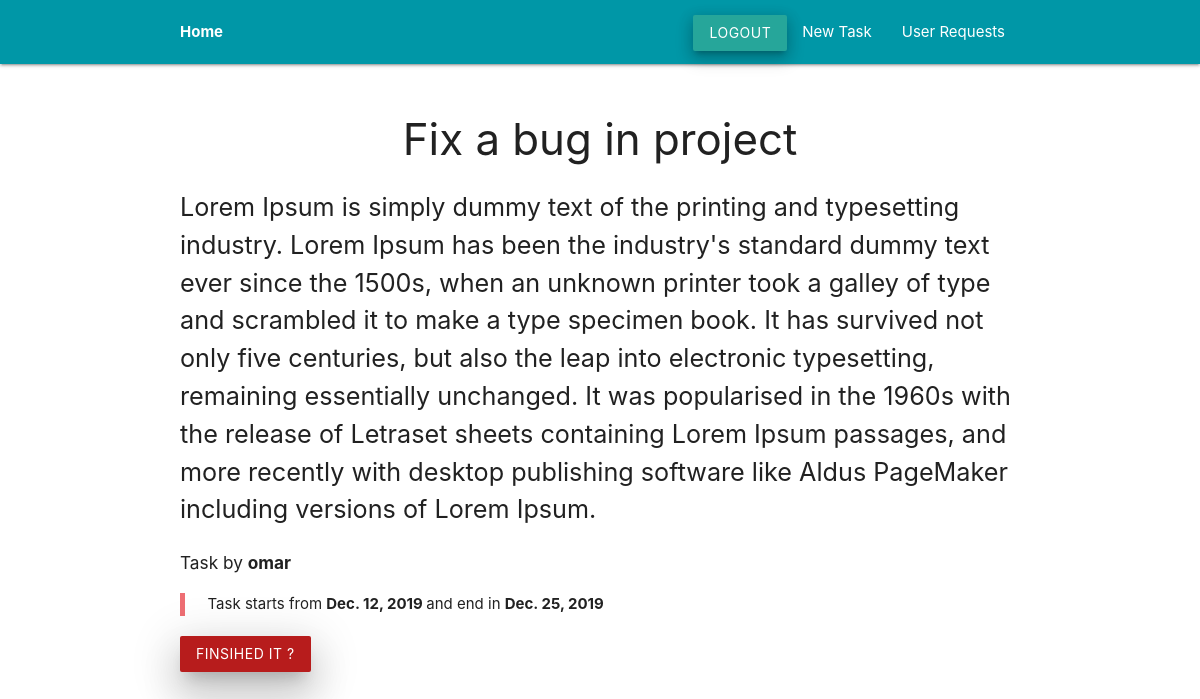
Page /articles/7/ (signed in) on the committed database.
### articles/models.py (models this page shows, shortened)
class Article(models.Model):
    title = models.CharField(max_length=100)
    slug = models.SlugField()
    body = models.TextField()
    date = models.DateTimeField(null=True, blank=True, auto_now_add=True)
    thumb = models.ImageField(default='default.png', blank=True)
    startDate = models.DateField(blank=True)
    endDate = models.DateField(blank=True)
    author = models.ForeignKey(
        User, null=True, blank=True, on_delete=models.CASCADE)

### articles/views.py (the view)
# urls.py: path("<id>/", views.article_details, name="detail"),
def article_details(request, id):
    article = Article.objects.get(id=id)
    return render(request, 'articles/article_detail.html', {'article': article})

### articles/templates/articles/article_detail.html (shortened to what this page needs)
{% extends 'base_layout.html' %}
{% block content %}
<div class="article-detail">
    <div class="article">
        <img src="{{ article.thumb.url }}" />
        <h3 class="center">{{ article.title }}</h3>
        <p class="flow-text">{{ article.body }}</p>
        <h6>Task by <b>{{ article.author.username }}</b></h6>
        <blockquote>
            <p>Task starts from <b> {{article.startDate}} </b> and end in <b>  {{article.endDate}}</b>
        </blockquote>
        {% if request.user == article.author %}
            <form class="site-form" action="{% url 'articles:delete' id=article.id %}" method="post" enctype="multipart/form-data">
                <input class="btn red darken-4 pulse z-depth-5" type="submit" value="Finsihed it ?">
            </form>
        {% endif %}
        <br>
    </div>
</div>
{% endblock %}

### assets/styles.css (style rules this page uses)
img { width: 100%; }

### rows in the picture
Article: thumb (placeholder picture), title "Fix a bug in project", body "Lorem Ipsum is simply dummy text of the printing and typesetting industry. Lorem Ipsum has been the industry's standard dummy text ever since the 1500s, when an unknown printer took a galley of type and scrambled it to make a type specimen book. It has survived not only five centuries, but also the leap into electronic typesetting, remaining essentially unchanged. It was popularised in the 1960s with the release of Letraset sheets containing Lorem Ipsum passages, and more recently with desktop publishing software like Aldus PageMaker including versions of Lorem Ipsum.", author.username "omar", startDate "Dec. 12, 2019", endDate "Dec. 25, 2019"
